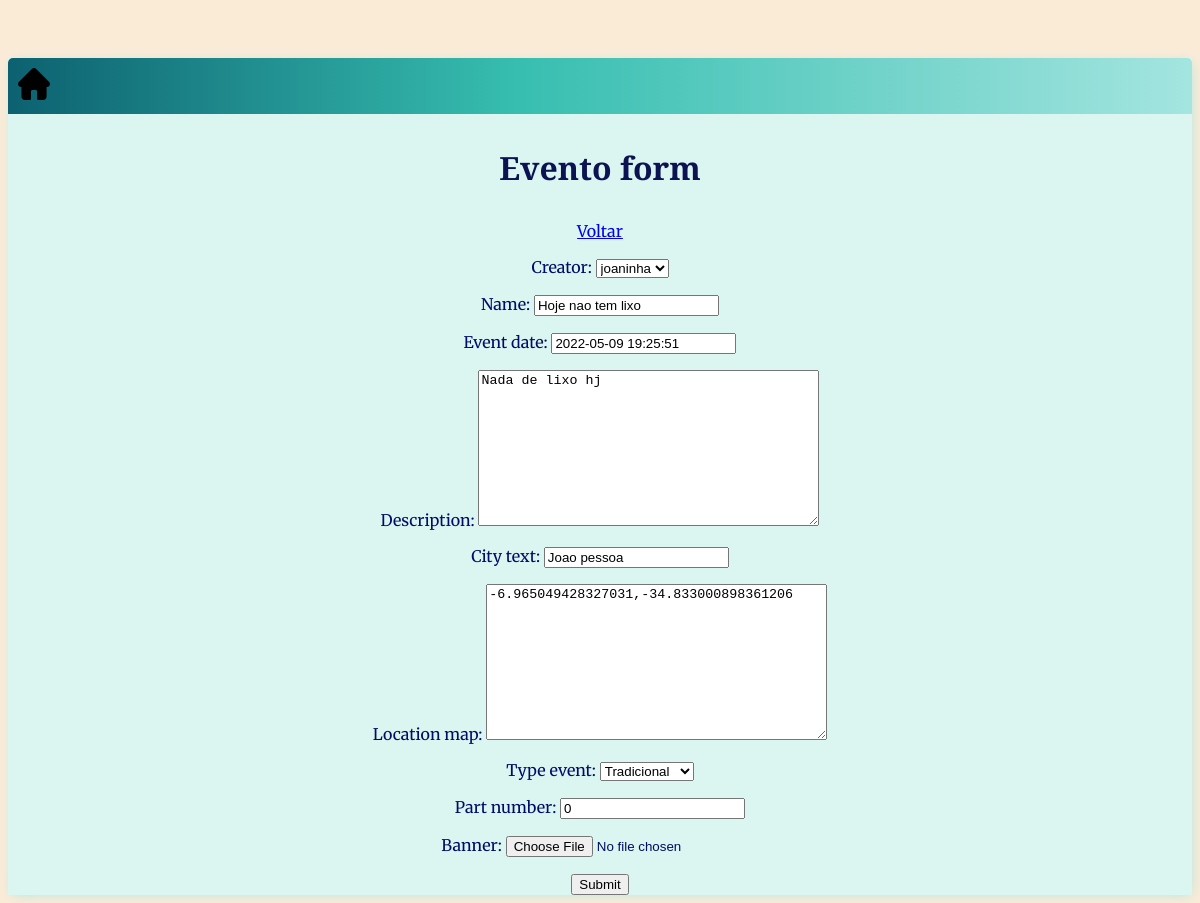
Page /eventos/evento-update/3/ (signed in) on the committed database.
### eventos/models.py (models this page shows, shortened)
class Evento(models.Model):
    TYPE_CHOICES = (
        ("C", "Competicao"),
        ("W", "Workshop"),
        ("P", "Palestra"),
        ("T", "Tradicional"),
    )
    creator = models.ForeignKey(NewUser, on_delete=models.SET_NULL, null=True)
    name = models.CharField(max_length=255)
    pub_date = models.DateTimeField(auto_now_add=True, verbose_name='date published')
    event_date = models.DateTimeField('event date')
    descr_text = models.TextField('description', max_length=5000)
    city_text = models.CharField(max_length=255)
    location_map = PlainLocationField(based_fields=['city'], zoom=7)
    type_event = models.CharField(max_length=40, choices=TYPE_CHOICES)
    part_number = models.IntegerField(default=0)
    banner = models.ImageField(upload_to='banners', blank=True, null = True)

### eventos/views.py (the view)
# urls.py: path('evento-update/<int:pk>/', EventoUpdate.as_view(), name='evento-update'),
class EventoUpdate(LoginRequiredMixin, UpdateView):
    model = Evento
    fields = '__all__'
    success_url = reverse_lazy('eventos:evento-list')

### users/models.py (called while the page is built)
    def __str__(self):
        return self.user_name

### eventos/templates/eventos/evento_form.html (shortened to what this page needs)
{% extends 'eventos/main.html' %}
{% block content %}
<h3>Evento form</h3>
<a href="{% url 'eventos:evento-list' %}"> Voltar </a>
<div id="mapa-div">
    <form method="POST" enctype="multipart/form-data">
        {{form.as_p}}
        <input type="submit" value="Submit">
    </form>
</div>
{% endblock content %}

### eventos/static/eventos/style.css (style rules this page uses)
#mapa-div { display: flex; justify-content: center; text-align: center; }
h1,h2,h3,h4,h5,h6 { color:rgb(11, 19, 82); font-size: 200%; font-family: 'PT Serif', serif; }

### rows in the picture
Evento: creator "joaninha", name "Hoje nao tem lixo", event_date "2022-05-09 19:25:51", descr_text "Nada de lixo hj", city_text "Joao pessoa", location_map "-6.965049428327031,-34.833000898361206", type_event "Tradicional", part_number "0"
